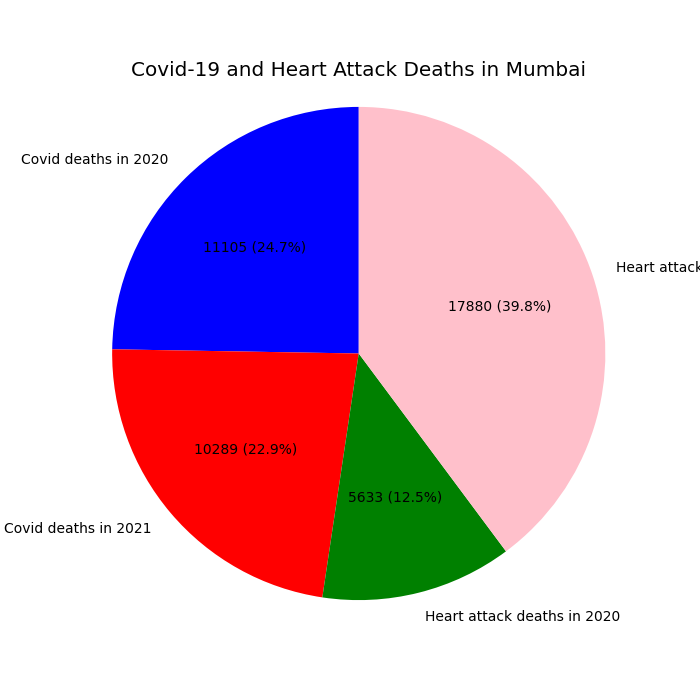

Source code (Python):
import pandas as pd
import matplotlib.pyplot as plt
import seaborn as sns

plt.style.use('bmh')


data = pd.read_csv('covid_heart_attack_deaths_mumbai.csv')


labels = ['Covid deaths in 2020', 'Covid deaths in 2021', 
          'Heart attack deaths in 2020', 'Heart attack deaths in Jan-Jun 2021']
sizes = [11105, 10289, 5633, 17880]
colors = ['blue', 'red', 'green', 'pink']


def func(pct, allvalues):
    absolute = int(pct / 100. * sum(allvalues))  
    return f'{absolute} ({pct:.1f}%)'  

plt.figure(figsize=(7, 7))  

plt.pie(sizes, labels=labels, colors=colors, autopct=lambda pct: func(pct, sizes), 
        startangle=90)
plt.title('Covid-19 and Heart Attack Deaths in Mumbai')
plt.axis('equal')  
plt.savefig('covid_deaths.png')
plt.show()
